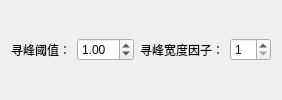
              <widget class="QWidget" name="page_simpleCompare">
               <layout class="QHBoxLayout" name="horizontalLayout_8">
                <item>
                 <widget class="QLabel" name="label_62">
                  <property name="sizePolicy">
                   <sizepolicy hsizetype="Maximum" vsizetype="Preferred">
                    <horstretch>0</horstretch>
                    <verstretch>0</verstretch>
                   </sizepolicy>
                  </property>
                  <property name="text">
                   <string>寻峰阈值：</string>
                  </property>
                 </widget>
                </item>
                <item>
                 <widget class="QDoubleSpinBox" name="doubleSpinBox_findPeek_sc_K">
                  <property name="sizePolicy">
                   <sizepolicy hsizetype="Maximum" vsizetype="Fixed">
                    <horstretch>0</horstretch>
                    <verstretch>0</verstretch>
                   </sizepolicy>
                  </property>
                  <property name="toolTip">
                   <string>寻峰阈值，一般在1~1.5之间</string>
                  </property>
                  <property name="singleStep">
                   <double>0.100000000000000</double>
                  </property>
                  <property name="value">
                   <double>1.000000000000000</double>
                  </property>
                 </widget>
                </item>
                <item>
                 <widget class="QLabel" name="label_63">
                  <property name="sizePolicy">
                   <sizepolicy hsizetype="Maximum" vsizetype="Preferred">
                    <horstretch>0</horstretch>
                    <verstretch>0</verstretch>
                   </sizepolicy>
                  </property>
                  <property name="text">
                   <string>寻峰宽度因子：</string>
                  </property>
                 </widget>
                </item>
                <item>
                 <widget class="QSpinBox" name="spinBox_findPeek_sc_M">
                  <property name="sizePolicy">
                   <sizepolicy hsizetype="Maximum" vsizetype="Fixed">
                    <horstretch>0</horstretch>
                    <verstretch>0</verstretch>
                   </sizepolicy>
                  </property>
                  <property name="toolTip">
                   <string>寻峰宽度因子，越小寻峰灵敏度越高</string>
                  </property>
                  <property name="minimum">
                   <number>1</number>
                  </property>
                 </widget>
                </item>
               </layout>
              </widget>
